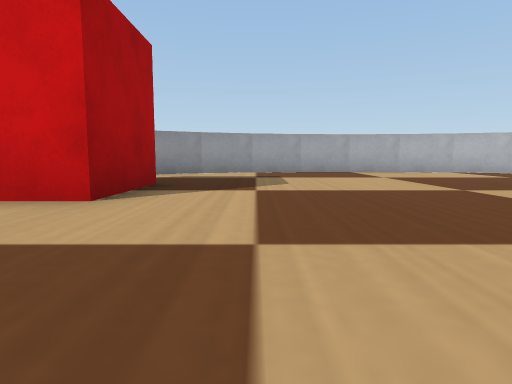
View 1 (above)

18 first-person views from a walk through a Webots world. The camera is 0.04 m above the floor, tilts 6° down and sees 75° across. The floor is counted in squares, 0.1 m on a side. Each view is taken from the middle of a square. On the plan, view 1 faces up. The plan holds only what a view shows up to about 9 squares ahead; the rest is blank. Robots are left out. Webots' stock objects and surfaces are drawn as simple stand-ins.

View 2
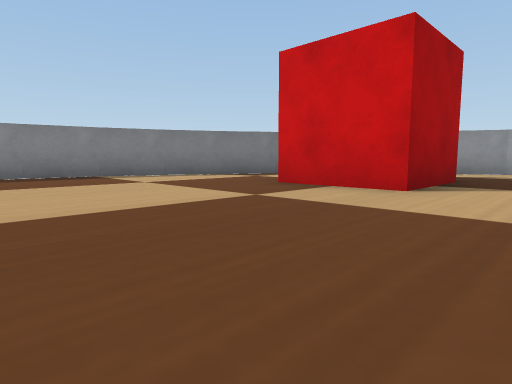

View 3
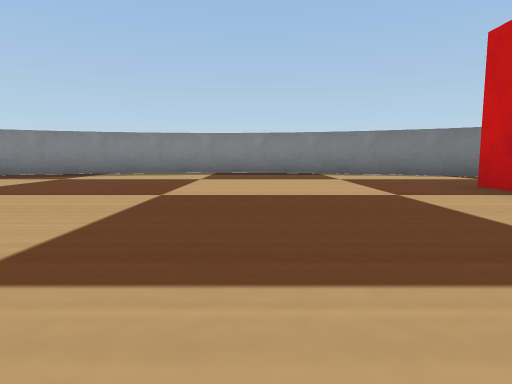

View 4
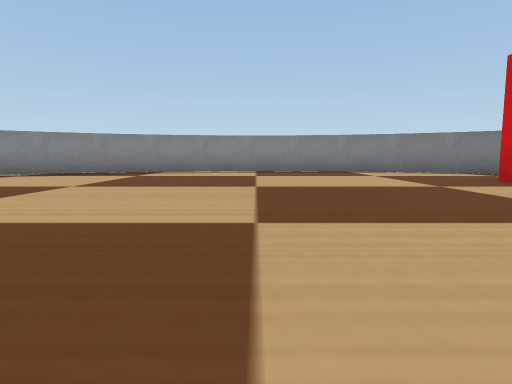

View 5
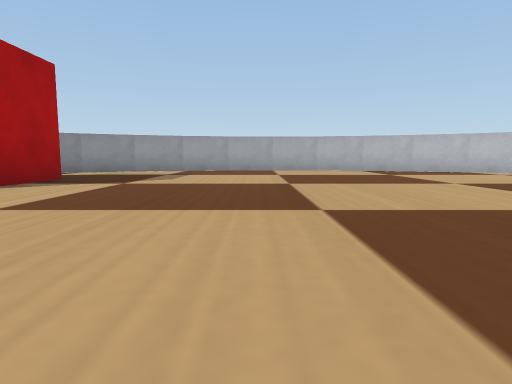

View 6
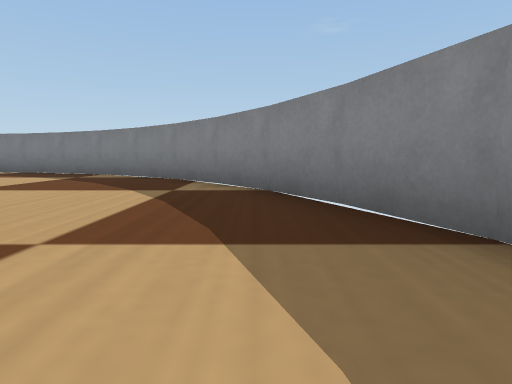

View 7
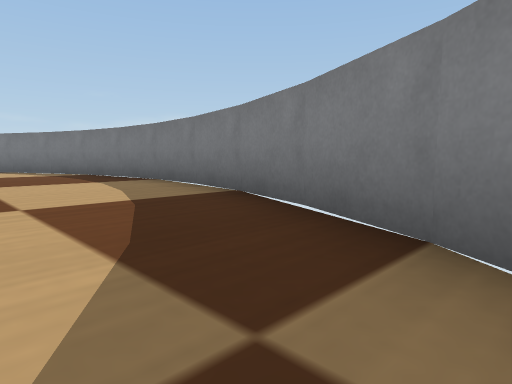

View 8
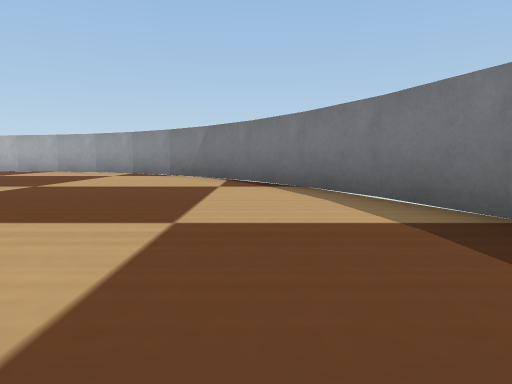

View 9
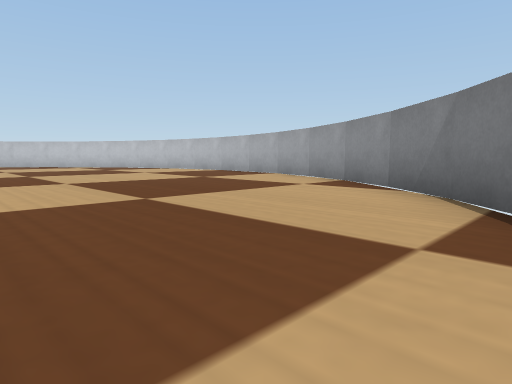

View 10
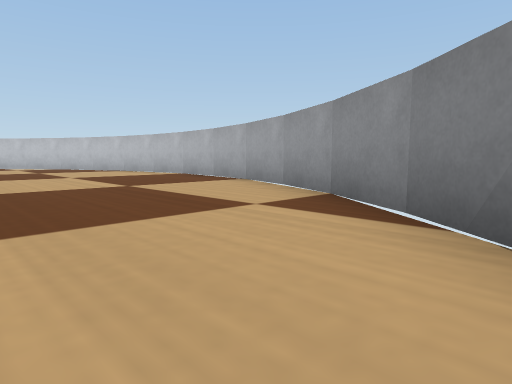

View 11
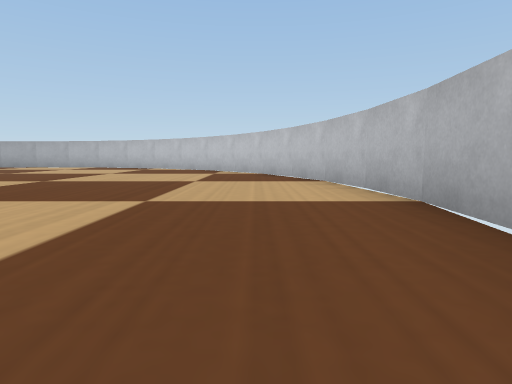

View 12
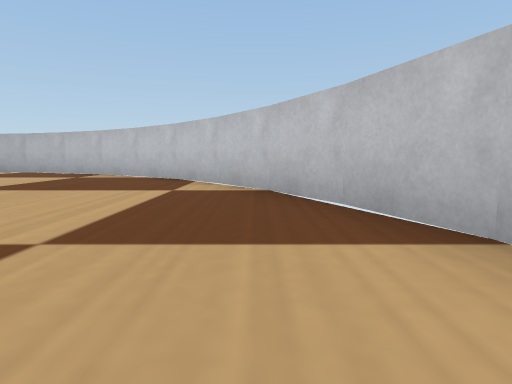

View 13
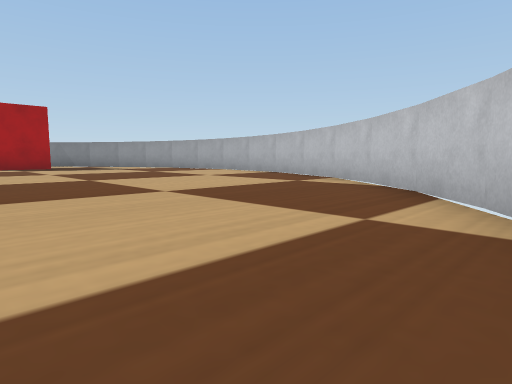

View 14
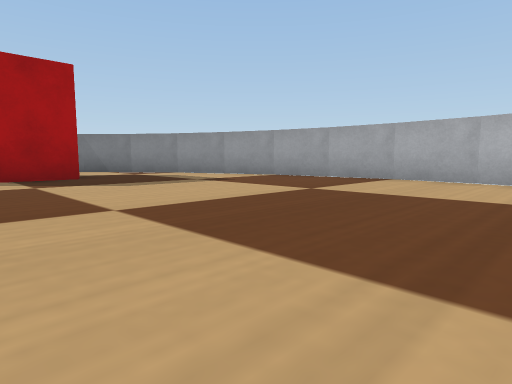

View 15
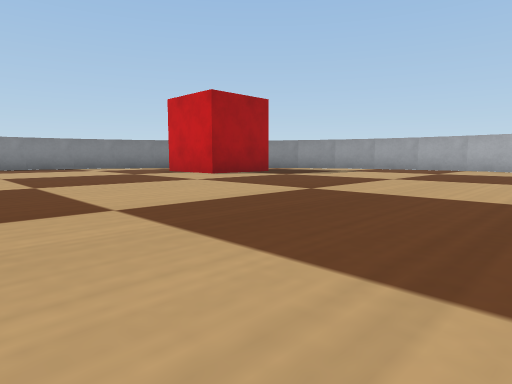

View 16
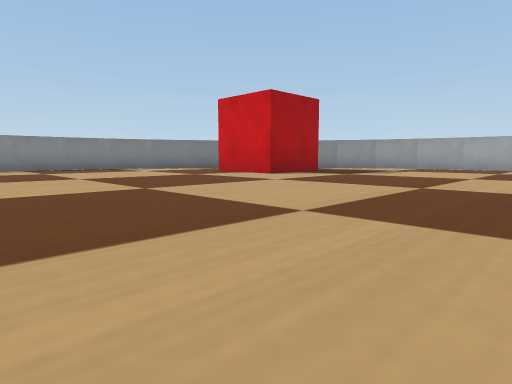

View 17
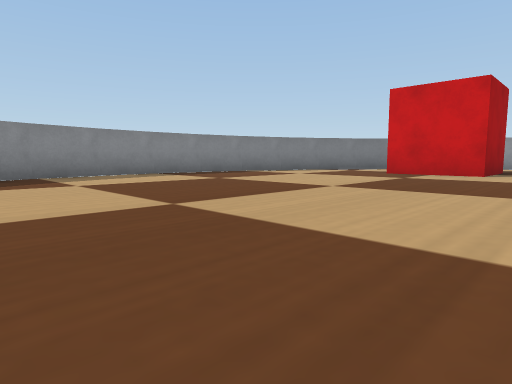

View 18
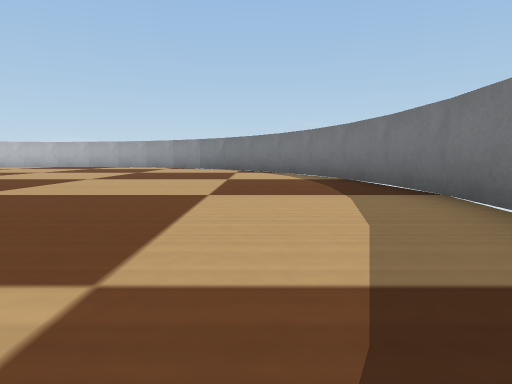

### Floor plan
Points are (right, up) in squares from view 1. A wall is a line through its corners. A room is listed if a view was taken in it or the views show most of it. See-through windows are left out.
Room 1 (views 1, 2, 3, 4, 5, 6, 7, 8, 9, 10, 11, 12, 13, 14, 15, 16, 17, 18)
walls: (-7.4, -2.2) (-7.1, -3.7); (-7.5, -0.9) (-7.4, -2.4); (-7.2, -3.5) (-6.7, -4.8); (-6.7, 2.9) (-7.2, 1.5); (-6.2, -5.9) (-5.4, -7.2); (-7.2, 1.6) (-7.4, 0.3) (-7.5, -1); (-6.1, 4.1) (-6.7, 2.8); (-6.8, -4.8) (-6.2, -6); (-5.5, -7) (-4.5, -8.2); (-4.6, -8) (-3.6, -8.9) (-2.5, -9.7); (-4.5, 6.1) (-5.4, 5.1) (-6.2, 3.9); (-2.4, 7.7) (-3.7, 6.9); (-2.6, -9.6) (-1.3, -10.2) (0, -10.7); (-3.6, 7) (-4.6, 6); (-1.2, 8.3) (-2.6, 7.6); (-0.2, -10.6) (1.3, -10.9); (0, 8.7) (-1.3, 8.2); (1.2, -10.9) (2.6, -11); (2.5, -11) (3.9, -10.9); (2.6, 9) (1.2, 8.9) (-0.1, 8.6); (3.7, -10.9) (5.1, -10.7) (6.4, -10.2); (3.9, 8.9) (2.5, 9); (5.2, 8.6) (3.7, 8.9); (6.4, 8.2) (5.1, 8.7); (6.2, -10.3) (7.6, -9.6); (7.4, -9.7) (8.7, -8.9); (7.6, 7.6) (6.3, 8.3); (8.6, 6.9) (7.5, 7.7); (8.6, -9) (9.6, -8.1); (10.4, -7.1) (11.2, -6); (9.5, -8.2) (10.5, -7); (10.5, 5) (9.5, 6.1); (9.7, 6) (8.5, 7); (11.2, 3.9) (10.4, 5.2); (11.1, -6.1) (11.8, -4.8); (11.7, -4.9) (12.2, -3.5); (12.4, 0.2) (12.1, 1.7); (12.5, -1.1) (12.4, 0.4); (11.8, 2.8) (11.1, 4); (12.2, -3.6) (12.4, -2.3) (12.5, -1); (12.2, 1.6) (11.7, 2.9)
objects: red box (-3, 3) to (-2, 5)

Positions as (right, up) in squares from view 1, and headings:
1: (0, 0), facing up
2: (0, -1), facing up-left
3: (1, 0), facing left
4: (2, -1), facing left
5: (2, -1), facing up
6: (-6, -2), facing down
7: (-3, -8), facing down-right
8: (3, -9), facing right
9: (6, -9), facing up-right
10: (8, -8), facing up-right
11: (11, -4), facing up
12: (11, 0), facing up
13: (11, 2), facing up-left
14: (5, 3), facing up-left
15: (5, -2), facing up-left
16: (4, -3), facing up-left
17: (0, -5), facing up-left
18: (-1, -9), facing right
